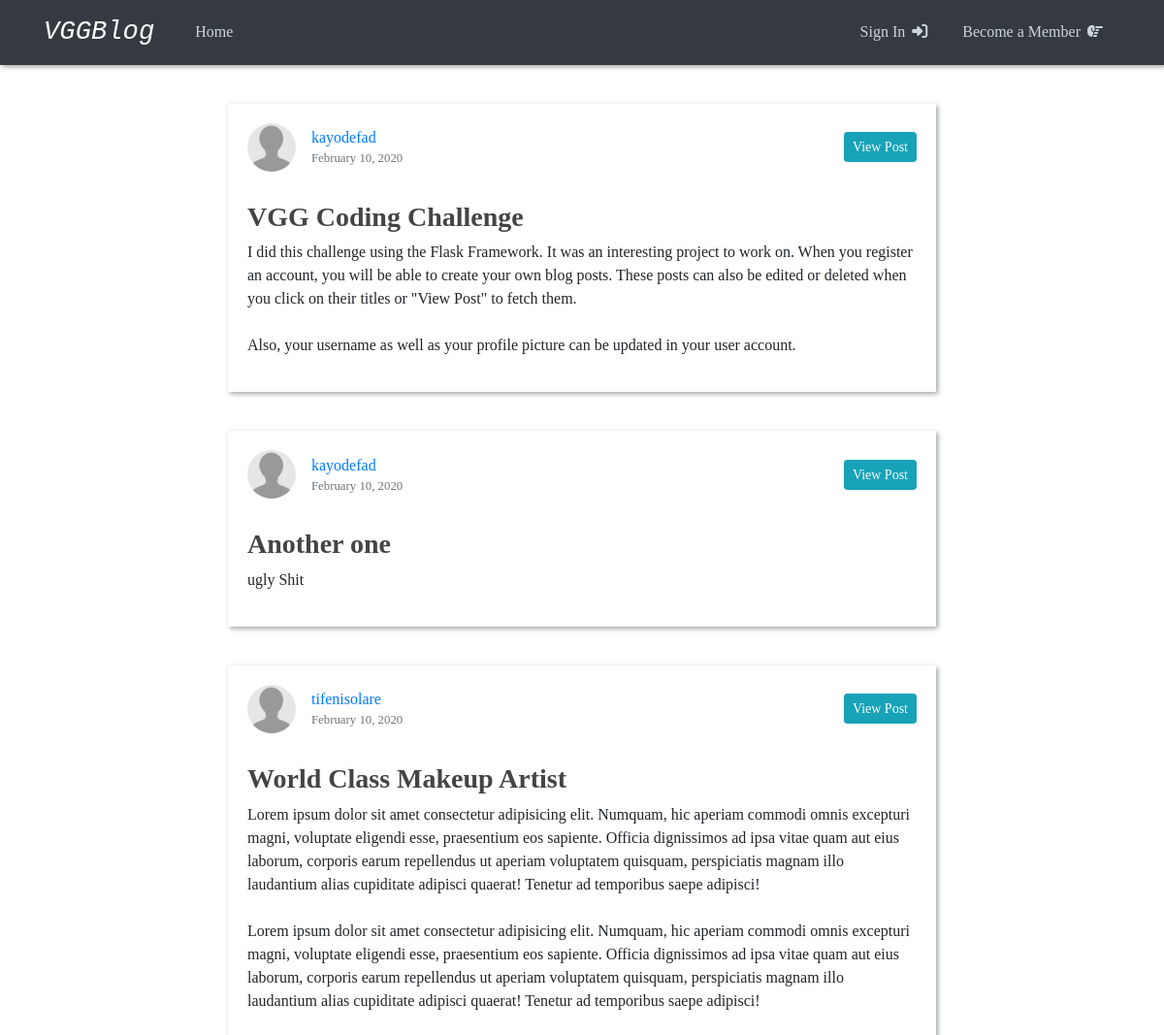
Page /home on the earlier database version.
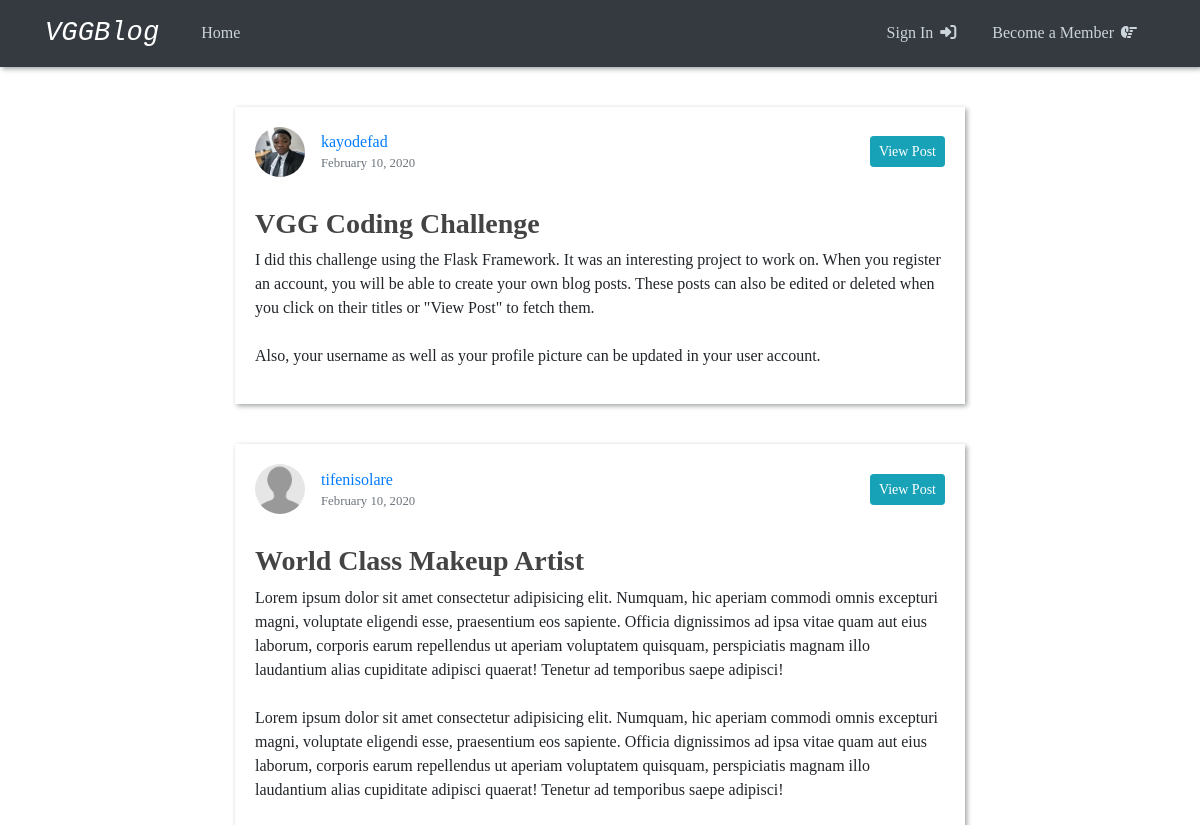
Same page on the later database version.
### vggblog/models.py (models this page shows, shortened)
class Post(db.Model):
  id = db.Column(db.Integer, primary_key=True)
  title = db.Column(db.String(100), nullable=False)
  date_posted = db.Column(db.DateTime, nullable=False, default=datetime.utcnow)
  content = db.Column(db.Text, nullable=False)
  user_id = db.Column(db.Integer, db.ForeignKey('user.id'), nullable=False)

class User(db.Model, UserMixin):
  id = db.Column(db.Integer, primary_key=True)
  username = db.Column(db.String(20), unique=True, nullable=False)
  image_file = db.Column(db.String(20), nullable=False, default='default.jpg')
  password = db.Column(db.String(60), nullable=False)
  posts = db.relationship('Post', backref='author', lazy=True)

### vggblog/routes.py (the view)
@app.route('/home')
def home():
    posts = Post.query.all()
    return render_template('home.html', posts=posts)

### vggblog/templates/home.html
{% extends "layout.html" %}
{% block content %}
  {% for post in posts %}
  <article class="content-section post">
    <div class="article-header">
      <div class="info-container">
        <img class="rounded-circle article-img" src="{{url_for('static', filename='profile_pics/' + post.author.image_file)}}" alt="">
        <div class="article-metadata">
          <a class="mr-2" href="#">{{ post.author.username }}</a>
          <small class="text-muted">{{ post.date_posted.strftime('%B %d, %Y') }}</small>
        </div>
      </div>
      <a class="btn btn-info btn-sm" href="{{ url_for('post', post_id=post.id) }}" role="button">View Post</a>
    </div>
    <div class="media-body">
      <h3><a class="article-title" href="{{ url_for('post', post_id=post.id) }}">{{ post.title }}</a></h3>
      <p class="article-content">{{ post.content }}</p>
    </div>
  </article>
  {% endfor %}
{% endblock content %}

### vggblog/templates/layout.html (shortened to what this page needs)
<!DOCTYPE html>
<html lang="en">
  <head>
    <link
      rel="stylesheet"
      href="https://stackpath.bootstrapcdn.com/bootstrap/4.4.1/css/bootstrap.min.css"
    />
    <link rel="stylesheet" type="text/css" href="{{ url_for('static', filename='main.css') }}">
  </head>
  <body>
    <header class="site-header">
      <nav class="navbar navbar-expand-md navbar-dark bg-dark">
        <div class="container">
          <a class="navbar-brand mr-4" href="{{ url_for('home') }}">VGGBlog</a>
          <div class="collapse navbar-collapse" id="navbarToggle">
            <div class="navbar-nav mr-auto">
              <a class="nav-item nav-link" href="{{ url_for('home') }}">Home</a>
            </div>
            <div class="navbar-nav">
              {% if current_user.is_authenticated %}
              <a class="nav-item nav-link" href="{{ url_for('new_post') }}">New Post <i class="fas fa-plus-square"></i></a>
              <a class="nav-item nav-link" href="{{ url_for('account') }}">Hi, {{current_user.username}} <i class="fas fa-user"></i></a s>
              <a class="nav-item nav-link" href="{{ url_for('logout') }}">Sign Out <i class="fas fa-sign-out-alt"></i></a>
              {% else %}
              <a class="nav-item nav-link" href="{{ url_for('login') }}">Sign In <i class="fas fa-sign-in-alt"></i></a>
              <a class="nav-item nav-link" href="{{ url_for('register') }}">Become a Member <i class="fas fa-hand-point-right"></i></a>
              {% endif %}
            </div>
          </div>
        </div>
      </nav>
    </header>
    <main role="main" class="container">
    <div class="row">
      <div class="col-md-8 mx-auto">
        {% block content %}{% endblock %}
      </div>
    </div>
    </main>
  </body>
</html>

### vggblog/static/main.css (style rules this page uses)
body { font-family: Cambria, Cochin, Georgia, Times, 'Times New Roman', serif; }
h1, h2, h3, h4, h5, h6 { color: #444444; }
header { position: sticky; top: 0; z-index: 50; box-shadow: 2px 2px 5px rgb(161, 163, 163); }
.site-header .navbar-brand { font-family: 'Cookie', cursive; font-family: 'Courier New', Courier, monospace; font-style: italic; font-size: 1.7rem; }
.site-header .navbar-nav .nav-link { color: #cbd5db; margin: 0 10px; }
.site-header .navbar-nav i { margin-left: 3px; }
main { margin-top: 2.5rem; }
.article-header { display: flex; align-items: center; justify-content: space-between; }
.content-section .info-container { display: flex; align-items: center; }
.post { margin-bottom: 40px; box-shadow: 2px 2px 5px rgb(161, 163, 163); padding: 20px; }
.content-section h3 { margin-top: 30px; }
.article-title { color: #444444; font-weight: bold; }
.article-content { white-space: pre-line; }
.article-img { height: 50px; width: 50px; margin-right: 16px; }
.article-metadata { display: flex; flex-direction: column; }

Differences in the rows shown:
removed Post: image_file (placeholder picture), author.username "kayodefad", date_posted "February 10, 2020", title "Another one", content "ugly Shit"
changed through a linked row, Post "VGG Coding Challenge": image_file: picture added in place of a placeholder
